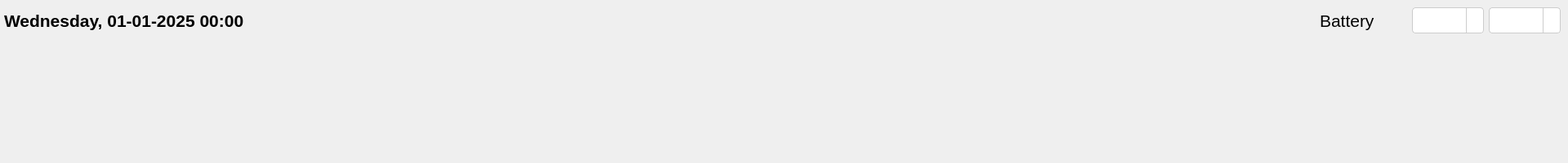
<?xml version="1.0" encoding="UTF-8"?>
<ui version="4.0">
 <class>Panel</class>
 <widget class="QWidget" name="Panel">
  <property name="geometry">
   <rect>
    <x>0</x>
    <y>0</y>
    <width>1920</width>
    <height>200</height>
   </rect>
  </property>
  <property name="sizePolicy">
   <sizepolicy hsizetype="Preferred" vsizetype="Preferred">
    <horstretch>0</horstretch>
    <verstretch>0</verstretch>
   </sizepolicy>
  </property>
  <property name="minimumSize">
   <size>
    <width>1920</width>
    <height>200</height>
   </size>
  </property>
  <property name="windowTitle">
   <string>Form</string>
  </property>
  <property name="styleSheet">
   <string notr="true">/* This QSS provides a clean, modern appearance for a QComboBox with a white background,
   subtle hover indication, a simple triangular down arrow, and black text always.
   Uses only rgba() values for colors, no hex values.

   The drop-down menu items turn grey on hover, and text remains black at all times.
*/

QComboBox {
    /* White background with a subtle border */
    background: rgba(255,255,255,1);
    border: 1px solid rgba(204,204,204,1);
    border-radius: 4px;
    color: rgba(0,0,0,1); /* black text */
    padding: 1px 18px 1px 3px; /* space for text and arrow */
    font: 14px &quot;Arial&quot;;
}

QComboBox:hover {
    /* Slightly lighter gray border and very subtle background change on hover */
    border: 1px solid rgba(179,179,179,1);
    background: rgba(250,250,250,1);
}

QComboBox::drop-down {
    subcontrol-origin: padding;
    subcontrol-position: top right;
    width: 20px;
    border-left: 1px solid rgba(204,204,204,1);
}

/* Down arrow made with CSS borders to form a triangle, no rectangular image.
   This creates a small black triangle pointing downward. */
QComboBox::down-arrow {
    image: none;
    width: 0;
    height: 0;
    border-left: 6px solid transparent;
    border-right: 6px solid transparent;
    border-top: 6px solid rgba(0,0,0,1); /* black arrow */
    margin-right: 4px;
}

/* The drop-down list view */
QComboBox QAbstractItemView {
    background: rgba(255,255,255,1);
    border: 1px solid rgba(204,204,204,1);
    color: rgba(0,0,0,1); /* black text */
    font: 14px &quot;Arial&quot;;
    selection-background-color: rgba(230,230,230,1); /* light grey selection */
    selection-color: rgba(0,0,0,1); /* black text even when selected */
}

/* Hover effect on individual items in the drop-down menu */
QComboBox QAbstractItemView::item:hover {
    background: rgba(240,240,240,1); /* grey on hover */
    color: rgba(0,0,0,1); /* maintain black text */
}
</string>
  </property>
  <widget class="QWidget" name="verticalWidget" native="true">
   <property name="geometry">
    <rect>
     <x>0</x>
     <y>0</y>
     <width>1920</width>
     <height>100</height>
    </rect>
   </property>
   <property name="sizePolicy">
    <sizepolicy hsizetype="Preferred" vsizetype="Fixed">
     <horstretch>0</horstretch>
     <verstretch>0</verstretch>
    </sizepolicy>
   </property>
   <layout class="QVBoxLayout" name="verticalLayout">
    <item>
     <widget class="QWidget" name="horizontalWidget" native="true">
      <property name="sizePolicy">
       <sizepolicy hsizetype="Expanding" vsizetype="MinimumExpanding">
        <horstretch>0</horstretch>
        <verstretch>0</verstretch>
       </sizepolicy>
      </property>
      <property name="minimumSize">
       <size>
        <width>0</width>
        <height>50</height>
       </size>
      </property>
      <layout class="QHBoxLayout" name="horizontalLayout">
       <property name="leftMargin">
        <number>5</number>
       </property>
       <item>
        <widget class="QLabel" name="currentDateTime">
         <property name="sizePolicy">
          <sizepolicy hsizetype="Expanding" vsizetype="Preferred">
           <horstretch>0</horstretch>
           <verstretch>0</verstretch>
          </sizepolicy>
         </property>
         <property name="minimumSize">
          <size>
           <width>400</width>
           <height>0</height>
          </size>
         </property>
         <property name="maximumSize">
          <size>
           <width>339</width>
           <height>78</height>
          </size>
         </property>
         <property name="font">
          <font>
           <pointsize>16</pointsize>
           <bold>true</bold>
          </font>
         </property>
         <property name="text">
          <string>Wednesday, 01-01-2025 00:00</string>
         </property>
        </widget>
       </item>
       <item>
        <spacer name="horizontalSpacer">
         <property name="orientation">
          <enum>Qt::Orientation::Horizontal</enum>
         </property>
         <property name="sizeHint" stdset="0">
          <size>
           <width>40</width>
           <height>20</height>
          </size>
         </property>
        </spacer>
       </item>
       <item>
        <widget class="QLabel" name="batteryStatus">
         <property name="font">
          <font>
           <pointsize>16</pointsize>
           <italic>false</italic>
           <bold>false</bold>
          </font>
         </property>
         <property name="text">
          <string>Battery</string>
         </property>
        </widget>
       </item>
       <item>
        <spacer name="horizontalSpacer_2">
         <property name="orientation">
          <enum>Qt::Orientation::Horizontal</enum>
         </property>
         <property name="sizeType">
          <enum>QSizePolicy::Policy::Fixed</enum>
         </property>
         <property name="sizeHint" stdset="0">
          <size>
           <width>40</width>
           <height>20</height>
          </size>
         </property>
        </spacer>
       </item>
       <item>
        <widget class="QComboBox" name="sessionCombo">
         <property name="sizePolicy">
          <sizepolicy hsizetype="Preferred" vsizetype="Expanding">
           <horstretch>0</horstretch>
           <verstretch>0</verstretch>
          </sizepolicy>
         </property>
        </widget>
       </item>
       <item>
        <widget class="QComboBox" name="leaveComboBox">
         <property name="sizePolicy">
          <sizepolicy hsizetype="Preferred" vsizetype="Expanding">
           <horstretch>0</horstretch>
           <verstretch>0</verstretch>
          </sizepolicy>
         </property>
        </widget>
       </item>
      </layout>
     </widget>
    </item>
    <item>
     <spacer name="verticalSpacer">
      <property name="orientation">
       <enum>Qt::Orientation::Vertical</enum>
      </property>
      <property name="sizeHint" stdset="0">
       <size>
        <width>20</width>
        <height>40</height>
       </size>
      </property>
     </spacer>
    </item>
   </layout>
  </widget>
 </widget>
 <resources/>
 <connections/>
</ui>
